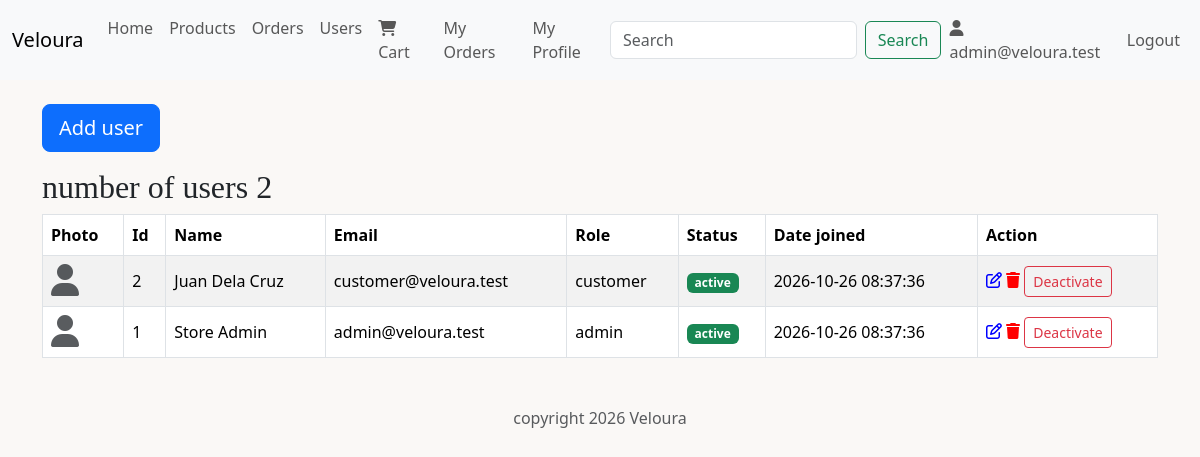
Screenshot of /admin/users/index.php (signed in) with the database file from the repository.
### tables this page shows
CREATE TABLE users (
    user_id INT PRIMARY KEY NOT NULL AUTO_INCREMENT,
    name VARCHAR(100) NOT NULL,
    email VARCHAR(100) NOT NULL UNIQUE,
    password VARCHAR(255) NOT NULL,
    img_path VARCHAR(255) NULL,
    role ENUM('customer', 'admin') NOT NULL DEFAULT 'customer',
    status ENUM('active', 'inactive') NOT NULL DEFAULT 'active',
    created_at DATETIME NOT NULL
);

### admin/users/index.php (the view, shortened to what this page needs)
<?php
include('../../includes/config.php');
include('../../includes/header.php');
$sql = "SELECT user_id, name, email, img_path, role, status, created_at FROM users ORDER BY user_id DESC";
$result = mysqli_query($conn, $sql);
$userCount = mysqli_num_rows($result);
?>
<div class="container mt-4">
    <a href="create.php" class="btn btn-primary btn-lg" role="button">Add user</a>
    <h2 class="mt-3">number of users <?= $userCount ?></h2>
    <table class="table table-striped table-bordered align-middle">
        <thead>
            <tr>
                <th>Photo</th>
                <th>Id</th>
                <th>Name</th>
                <th>Email</th>
                <th>Role</th>
                <th>Status</th>
                <th>Date joined</th>
                <th>Action</th>
            </tr>
        </thead>
        <tbody>
            <?php
            while ($row = mysqli_fetch_assoc($result)) {
                $photo = "<i class='fa-solid fa-user fa-2x text-muted'></i>";
                if ($row['status'] === 'active') {
                    $status = "<span class='badge bg-success'>active</span>";
                    $statusLink = "<a href='status.php?id={$row['user_id']}&status=inactive' class='btn btn-sm btn-outline-danger'>Deactivate</a>";
                } else {
                    $status = "<span class='badge bg-secondary'>inactive</span>";
                    $statusLink = "<a href='status.php?id={$row['user_id']}&status=active' class='btn btn-sm btn-outline-success'>Activate</a>";
                }
                echo "<tr>";
                echo "<td>{$photo}</td>";
                echo "<td>{$row['user_id']}</td>";
                echo "<td>{$row['name']}</td>";
                echo "<td>{$row['email']}</td>";
                echo "<td>{$row['role']}</td>";
                echo "<td>{$status}</td>";
                echo "<td>{$row['created_at']}</td>";
                echo "<td><a href='edit.php?id={$row['user_id']}'><i class='fa-regular fa-pen-to-square' style='color: blue'></i></a>
                    <a href='delete.php?id={$row['user_id']}'><i class='fa-solid fa-trash' style='color: red'></i></a>
                    {$statusLink}</td>";
                echo "</tr>";
            }
            ?>
        </tbody>
    </table>
</div>
<?php
include('../../includes/footer.php');
?>

### includes/style/style.css (style rules this page uses)
body { background-color: #faf8f6; }
h1, h2, h3 { font-family: Georgia, serif; }

### rows the page displays
users: user_id "2", name "Juan Dela Cruz", email "customer@veloura.test", role "customer", status "active", created_at "2026-10-26 08:37:36"
users: user_id "1", name "Store Admin", email "admin@veloura.test", role "admin", status "active", created_at "2026-10-26 08:37:36"

### other values shown
$_SESSION['email'] "admin@veloura.test"
$userCount "2"
